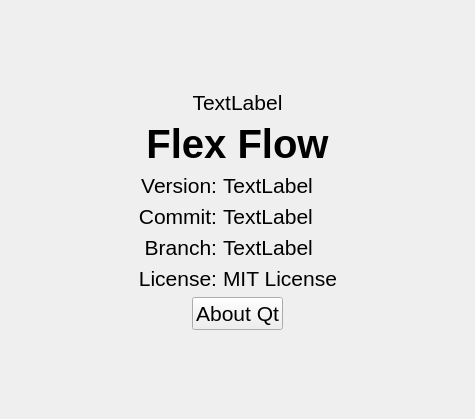
<?xml version="1.0" encoding="UTF-8"?>
<ui version="4.0">
 <class>About</class>
 <widget class="QWidget" name="About">
  <property name="geometry">
   <rect>
    <x>0</x>
    <y>0</y>
    <width>475</width>
    <height>419</height>
   </rect>
  </property>
  <property name="font">
   <font>
    <pointsize>16</pointsize>
   </font>
  </property>
  <property name="windowTitle">
   <string>Form</string>
  </property>
  <layout class="QGridLayout" name="gridLayout">
   <item row="0" column="1">
    <spacer name="verticalSpacer">
     <property name="orientation">
      <enum>Qt::Orientation::Vertical</enum>
     </property>
     <property name="sizeHint" stdset="0">
      <size>
       <width>20</width>
       <height>44</height>
      </size>
     </property>
    </spacer>
   </item>
   <item row="1" column="1">
    <widget class="QLabel" name="icon">
     <property name="text">
      <string>TextLabel</string>
     </property>
     <property name="alignment">
      <set>Qt::AlignmentFlag::AlignCenter</set>
     </property>
    </widget>
   </item>
   <item row="2" column="1">
    <widget class="QLabel" name="label">
     <property name="font">
      <font>
       <pointsize>30</pointsize>
       <bold>true</bold>
      </font>
     </property>
     <property name="text">
      <string>Flex Flow</string>
     </property>
     <property name="alignment">
      <set>Qt::AlignmentFlag::AlignCenter</set>
     </property>
    </widget>
   </item>
   <item row="3" column="0">
    <spacer name="horizontalSpacer">
     <property name="orientation">
      <enum>Qt::Orientation::Horizontal</enum>
     </property>
     <property name="sizeHint" stdset="0">
      <size>
       <width>104</width>
       <height>20</height>
      </size>
     </property>
    </spacer>
   </item>
   <item row="3" column="1" rowspan="2">
    <layout class="QHBoxLayout" name="horizontalLayout">
     <item>
      <layout class="QVBoxLayout" name="verticalLayout">
       <item>
        <widget class="QLabel" name="label_2">
         <property name="text">
          <string>Version:</string>
         </property>
         <property name="alignment">
          <set>Qt::AlignmentFlag::AlignRight|Qt::AlignmentFlag::AlignTrailing|Qt::AlignmentFlag::AlignVCenter</set>
         </property>
        </widget>
       </item>
       <item>
        <widget class="QLabel" name="label_3">
         <property name="text">
          <string>Commit:</string>
         </property>
         <property name="alignment">
          <set>Qt::AlignmentFlag::AlignRight|Qt::AlignmentFlag::AlignTrailing|Qt::AlignmentFlag::AlignVCenter</set>
         </property>
        </widget>
       </item>
       <item>
        <widget class="QLabel" name="label_4">
         <property name="text">
          <string>Branch:</string>
         </property>
         <property name="alignment">
          <set>Qt::AlignmentFlag::AlignRight|Qt::AlignmentFlag::AlignTrailing|Qt::AlignmentFlag::AlignVCenter</set>
         </property>
        </widget>
       </item>
       <item>
        <widget class="QLabel" name="label_5">
         <property name="text">
          <string>License:</string>
         </property>
         <property name="alignment">
          <set>Qt::AlignmentFlag::AlignRight|Qt::AlignmentFlag::AlignTrailing|Qt::AlignmentFlag::AlignVCenter</set>
         </property>
        </widget>
       </item>
      </layout>
     </item>
     <item>
      <layout class="QVBoxLayout" name="verticalLayout_2">
       <item>
        <widget class="QLabel" name="version">
         <property name="text">
          <string>TextLabel</string>
         </property>
        </widget>
       </item>
       <item>
        <widget class="QLabel" name="commit">
         <property name="text">
          <string>TextLabel</string>
         </property>
        </widget>
       </item>
       <item>
        <widget class="QLabel" name="branch">
         <property name="text">
          <string>TextLabel</string>
         </property>
        </widget>
       </item>
       <item>
        <widget class="QLabel" name="label_9">
         <property name="text">
          <string>MIT License</string>
         </property>
        </widget>
       </item>
      </layout>
     </item>
    </layout>
   </item>
   <item row="4" column="2">
    <spacer name="horizontalSpacer_2">
     <property name="orientation">
      <enum>Qt::Orientation::Horizontal</enum>
     </property>
     <property name="sizeHint" stdset="0">
      <size>
       <width>103</width>
       <height>20</height>
      </size>
     </property>
    </spacer>
   </item>
   <item row="5" column="1">
    <layout class="QHBoxLayout" name="horizontalLayout_2">
     <item>
      <spacer name="horizontalSpacer_3">
       <property name="orientation">
        <enum>Qt::Orientation::Horizontal</enum>
       </property>
       <property name="sizeHint" stdset="0">
        <size>
         <width>40</width>
         <height>20</height>
        </size>
       </property>
      </spacer>
     </item>
     <item>
      <widget class="QPushButton" name="aboutQt">
       <property name="text">
        <string>About Qt</string>
       </property>
      </widget>
     </item>
     <item>
      <spacer name="horizontalSpacer_4">
       <property name="orientation">
        <enum>Qt::Orientation::Horizontal</enum>
       </property>
       <property name="sizeHint" stdset="0">
        <size>
         <width>40</width>
         <height>20</height>
        </size>
       </property>
      </spacer>
     </item>
    </layout>
   </item>
   <item row="6" column="1">
    <spacer name="verticalSpacer_2">
     <property name="orientation">
      <enum>Qt::Orientation::Vertical</enum>
     </property>
     <property name="sizeHint" stdset="0">
      <size>
       <width>20</width>
       <height>43</height>
      </size>
     </property>
    </spacer>
   </item>
  </layout>
 </widget>
 <resources/>
 <connections/>
</ui>
